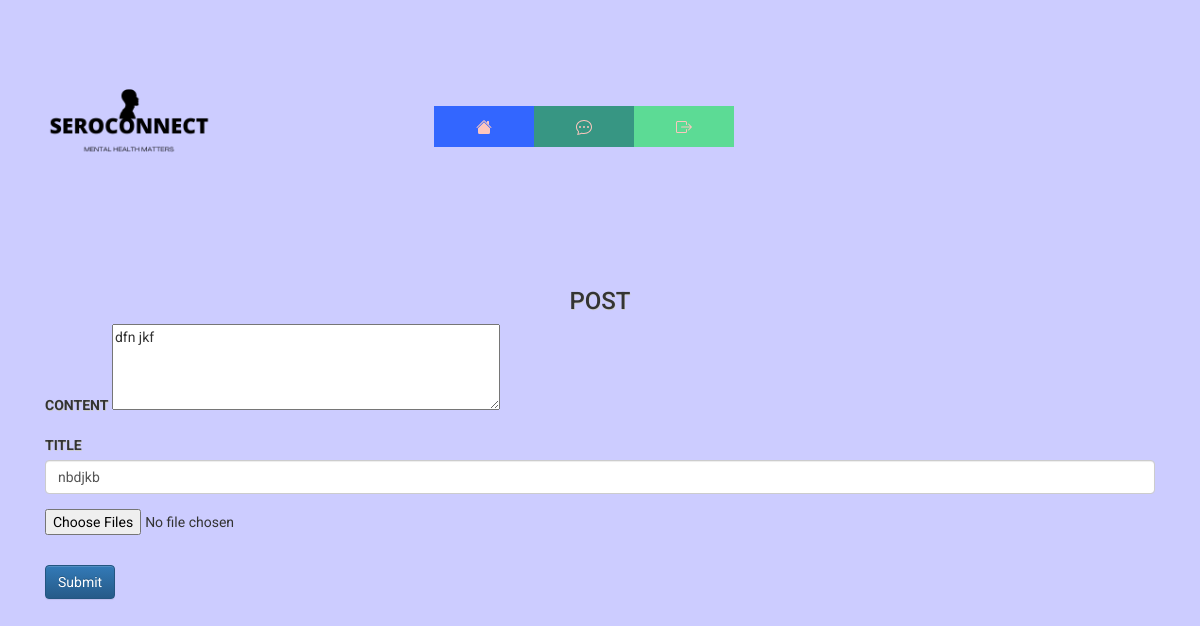
The page /post/edit/3 (signed in) on the database as committed earlier.
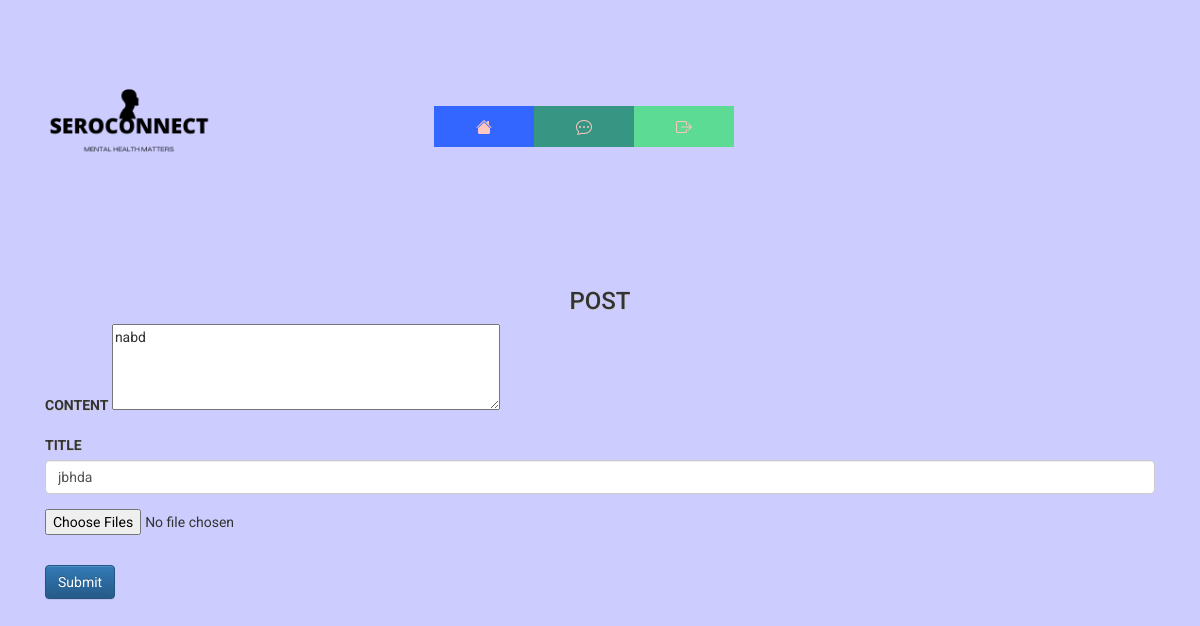
The same page on the database as committed later.
### website/database/models.py (models this page shows)
class Post(db.Model):
    id=db.Column(db.Integer,primary_key=True)
    title = db.Column(db.String(100), nullable=False)
    content = db.Column(db.Text)
    user_id = db.Column(db.Integer, db.ForeignKey("user.id"))
    date=db.Column(db.DateTime(timezone=True), default=func.now())
    anonymous=db.Column(db.Boolean,nullable=False,default=False)
    owner=db.relationship('User',back_populates='Post')
    comments=db.relationship('Comment',back_populates='post',cascade='delete')
    image=db.relationship('Image',back_populates='post',cascade='delete')

### website/post/post.py (the view, shortened to what this page needs)
@post.route('/post/edit/<postid>',methods=['GET', 'POST'])
@login_required
@check_confirmed
def editpost(postid):
    post = Post.query.filter_by(id=postid).first()
    if request.method == 'GET':
        return render_template('forum/editpost.html',post=post,user=current_user)

### website/__init__.py (called while the page is built)
@login_manager.user_loader
def load_user(id):
    return User.query.get(int(id))

### website/templates/forum/editpost.html
{% extends "base.html" %} {% block title %}SeroConnect{% endblock %}{% block content%}
<form action="{{ url_for('post.editpost',postid=post.id) }}" method="POST">
    <h3 align="center">Post</h3>
    <div class="form-group">
      <label for="content">content</label>
      <textarea id="content" name="content" rows="4" cols="50">{{post.content}}</textarea>
    </div>
    <div class="form-group">
      <label for="Title">Title</label>
      <input type="text" class="form-control" id="Title" name="Title" value="{{post.title}}" placeholder="Enter Title"
      />
    </div>
    <p><input type="file" name="file" multiple accept=".jpg, .png, .gif,.jpeg"></p>
    <br />
    <button type="submit" class="btn btn-primary">Submit</button>
</form>
{%endblock%}

Rows that differ between the two databases and show on the page:
changed Post: content "dfn jkf" → "nabd"; Title "nbdjkb" → "jbhda"
